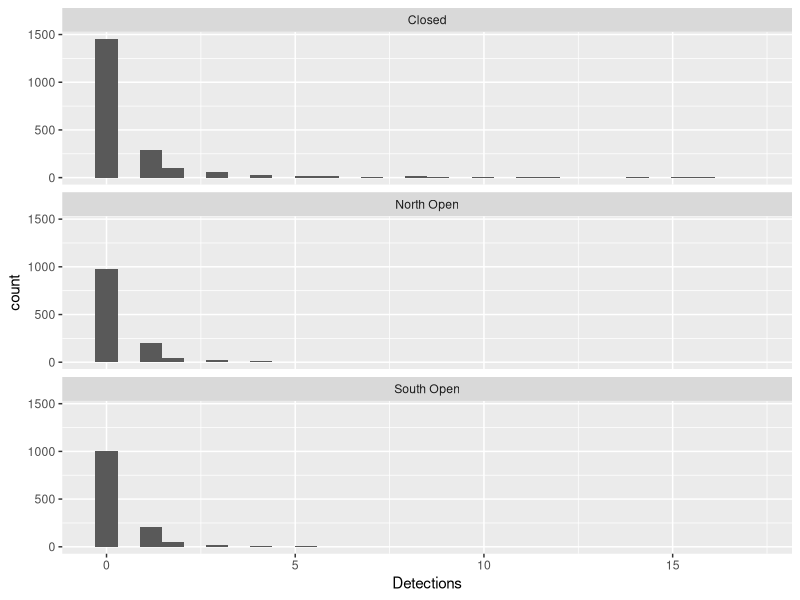
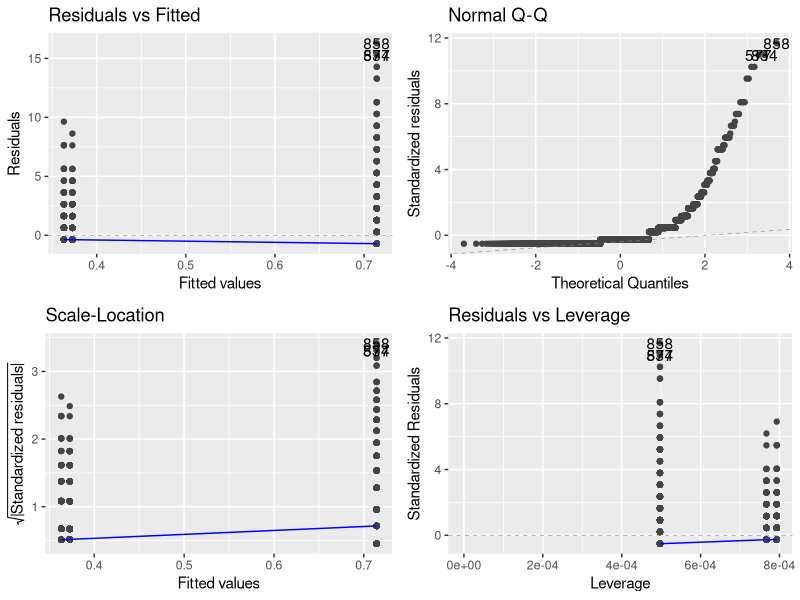
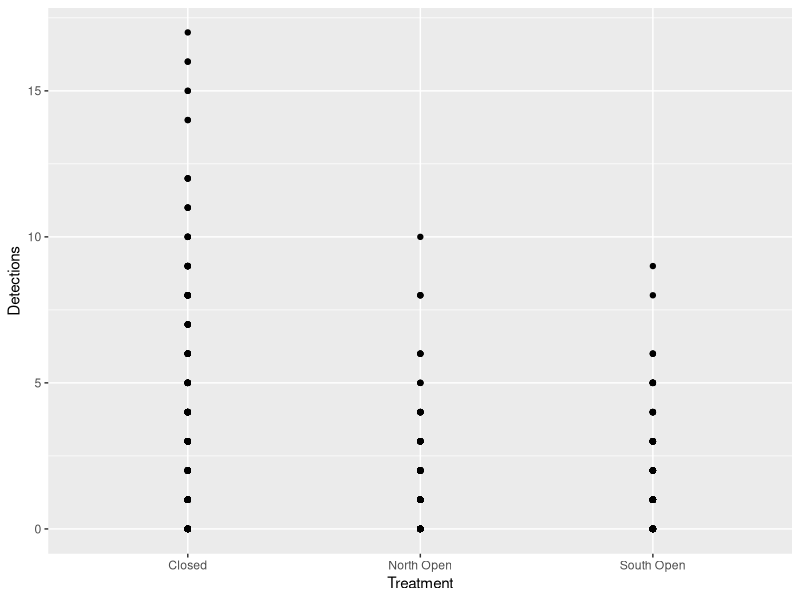

These charts were generated, in order, by the following R code:
## ---- chunk 1
rm(list=ls())
library(here)
library(tidyverse)
library(ggfortify)
library(multcomp)
bears <- read_csv(here::here("data/Short_et_al_Data1 (1).csv"))
## ---- chunk 2
glimpse(bears)
summary(bears)

## ---- chunk 3
#change character variables to factor variables
bears$YearClosures <- as.factor(bears$YearClosures)
bears$Exposure <- as.factor(bears$Exposure)
bears$PeoplePresent <- as.factor(bears$PeoplePresent)
bears$Treatment <- as.factor(bears$Treatment)

## ---- chunk 4
#use the levels function to see if there are mistakes 
levels(bears$Treatment)
## ---- chunk 5
#plot the relationship between the detection of bears and the treatment to see the correlation 
ggplot(bears, aes(Detections))+
  geom_histogram()+
  facet_wrap(~Treatment, ncol = 1)
## ---- chunk 6
#making a model
bear.model <- lm(Detections ~ Treatment, data = bears)
autoplot(bear.model)

## ---- chunk 7
#run anova to see specific results from the model 
anova(bear.model)
phc1 <- glht(bear.model, linfct = mcp(Treatment = "Tukey"))
summary(phc1)
cld(phc1)
## ---- chunk 8
ggplot(bears, aes(x= Treatment, y = Detections)) + geom_point() + geom_smooth(method = 'lm')
